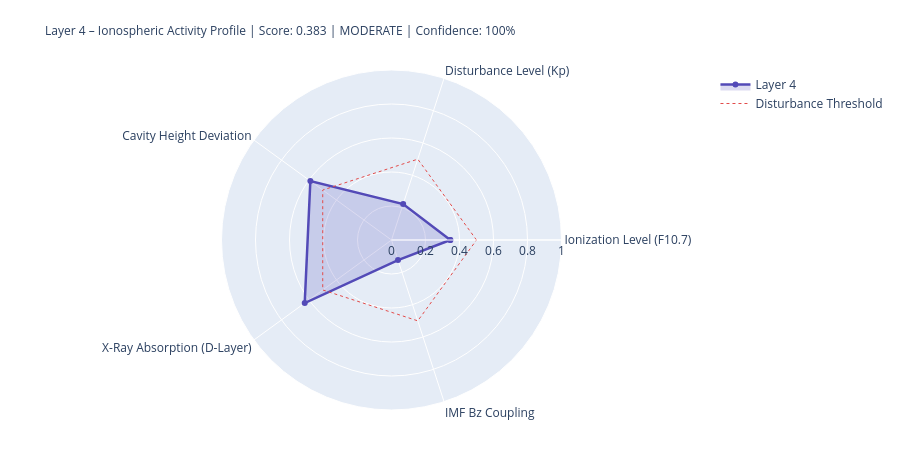

The notebook cell this image was saved under:
### Markdown cell above
---
## 4. State Assessment & Handoff to Layer 5

### Code cell
# ============================================================
# LAYER-4-SCORE
# ============================================================

COMPONENTS = {
    'Ionization Level (F10.7)':    {'score': ioniz,       'source': 'primary' if f107_now else 'from_layer0', 'dynamic': True},
    'Disturbance Level (Kp)':          {'score': disturb,     'source': 'primary' if kp_now   else 'from_layer0', 'dynamic': True},
    'Cavity Height Deviation':    {'score': h_dev,       'source': 'derived',                                'dynamic': True},
    'X-Ray Absorption (D-Layer)':{'score': xray_ioniz,  'source': 'primary' if xray_now else 'missing',     'dynamic': True},
    'IMF Bz Coupling':             {'score': bz_coupling, 'source': 'primary' if bz_now   else 'from_layer0', 'dynamic': True},
}

available    = {k: v['score'] for k, v in COMPONENTS.items() if v['score'] is not None}
unavailable  = [k for k, v in COMPONENTS.items() if v['score'] is None]
layer4_score = round(sum(available.values()) / len(available), 4) if available else None
confidence   = round(len(available) / len(COMPONENTS), 2)
level = ('unknown' if layer4_score is None
         else 'quiet'   if layer4_score < 0.3
         else 'moderate' if layer4_score < 0.6
         else 'active')
dominant_l4 = max(available, key=available.get) if available else 'none'

# Resonance delta for Schumann SR-1
sr1_ref = schumann_freq(1, 80.0)
sr1_now = schumann_freq(1, h_eff)
sr1_delta_mhz = (sr1_now - sr1_ref) * 1000

# Propagation conditions
prop_cond = ('disturbed'   if kp_val > 4
             else 'unsettled' if kp_val > 2
             else 'normal')
if xray_class in ['X', 'M']:
    prop_cond = 'Radio-Blackout moeglich'

W = 68
print('=' * W)
print('LAYER 4 – IONOSPHERE – STATE ASSESSMENT')
print('=' * W)
for name, comp in COMPONENTS.items():
    s = comp['score']
    if s is not None:
        bar = '█' * int(s * 20) + '░' * (20 - int(s * 20))
        print(f'  {name:<36} {bar}  {s:.3f}  [{comp["source"]}]')
    else:
        print(f'  {name:<36} {"─" * 20}  n/a   [missing]')
print('-' * W)
print(f'  Score:          {layer4_score:.3f}  ({len(available)}/{len(COMPONENTS)} components)')
print(f'  Confidence:     {confidence:.0%}')
print(f'  Level:          {level.upper()}')
print(f'  Dominant:       {dominant_l4}')
print(f'  Cavity height:  {h_eff:.1f} km  (Ref: 80.0 km)')
print(f'  SR-1:           {sr1_now:.3f} Hz  (Δ {sr1_delta_mhz:+.1f} mHz vs. ref)')
print(f'  Propagation:    {prop_cond}')
print(f'  X-Ray:          {xray_class}-class  ({xray_now:.2e} W/m²)' if xray_now else '  X-Ray:          n/a')
print('=' * W)

# Radar
cats   = list(available.keys())
vals_r = list(available.values())
if len(cats) >= 3:
    fig = go.Figure()
    fig.add_trace(go.Scatterpolar(
        r=vals_r + [vals_r[0]], theta=cats + [cats[0]],
        fill='toself', fillcolor='rgba(83,74,183,0.20)',
        line=dict(color='#534AB7', width=2.5), name='Layer 4'
    ))
    fig.add_trace(go.Scatterpolar(
        r=[0.5] * (len(cats)+1), theta=cats + [cats[0]],
        line=dict(color='#E24B4A', dash='dot', width=1),
        mode='lines', name='Disturbance Threshold'
    ))
    fig.update_layout(
        title=dict(
            text=f'Layer 4 – Ionospheric Activity Profile | Score: {layer4_score:.3f} | {level.upper()} | Confidence: {confidence:.0%}',
            font=dict(size=12)
        ),
        polar=dict(radialaxis=dict(visible=True, range=[0, 1])),
        height=450, showlegend=True,
        margin=dict(l=80, r=80, t=70, b=40)
    )
    fig.show()

### Figure 1 — Plotly figure (JSON) as saved in the notebook; plotly's stock layout.template omitted (floating-point values rounded to 4 significant figures)
{"data": [{"fill": "toself", "fillcolor": "rgba(83,74,183,0.20)", "line": {"color": "#534AB7", "width": 2.5}, "name": "Layer 4", "r": [0.346, 0.222, 0.59, 0.631, 0.124, 0.346], "theta": ["Ionization Level (F10.7)", "Disturbance Level (Kp)", "Cavity Height Deviation", "X-Ray Absorption (D-Layer)", "IMF Bz Coupling", "Ionization Level (F10.7)"], "type": "scatterpolar"}, {"line": {"color": "#E24B4A", "dash": "dot", "width": 1}, "mode": "lines", "name": "Disturbance Threshold", "r": [0.5, 0.5, 0.5, 0.5, 0.5, 0.5], "theta": ["Ionization Level (F10.7)", "Disturbance Level (Kp)", "Cavity Height Deviation", "X-Ray Absorption (D-Layer)", "IMF Bz Coupling", "Ionization Level (F10.7)"], "type": "scatterpolar"}], "layout": {"height": 450, "margin": {"b": 40, "l": 80, "r": 80, "t": 70}, "polar": {"radialaxis": {"range": [0, 1], "visible": true}}, "showlegend": true, "title": {"font": {"size": 12}, "text": "Layer 4 – Ionospheric Activity Profile | Score: 0.383 | MODERATE | Confidence: 100%"}}}
